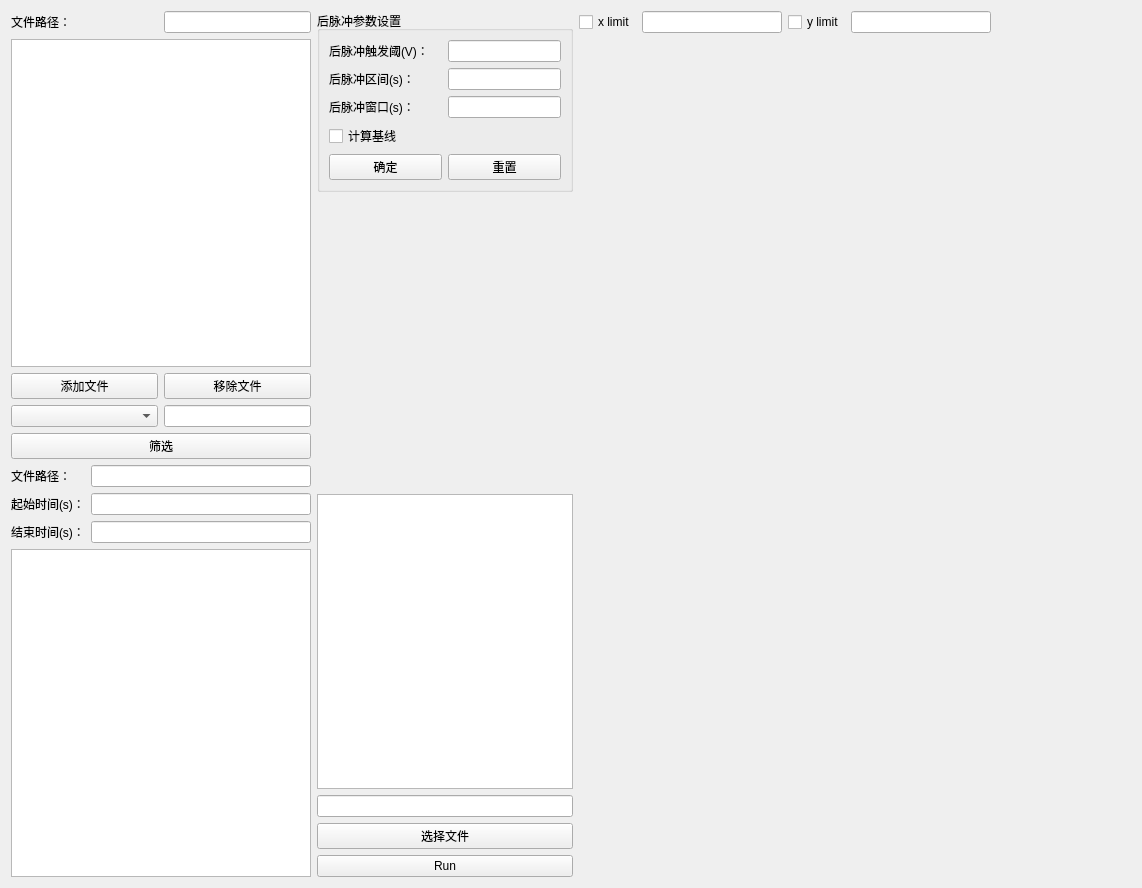
<?xml version="1.0" encoding="UTF-8"?>
<ui version="4.0">
 <class>Form</class>
 <widget class="QWidget" name="Form">
  <property name="geometry">
   <rect>
    <x>0</x>
    <y>0</y>
    <width>1142</width>
    <height>888</height>
   </rect>
  </property>
  <property name="windowTitle">
   <string>Form</string>
  </property>
  <layout class="QHBoxLayout" name="horizontalLayout_6">
   <item>
    <layout class="QVBoxLayout" name="verticalLayout_3">
     <item>
      <layout class="QHBoxLayout" name="horizontalLayout_5">
       <item>
        <widget class="QLabel" name="label">
         <property name="text">
          <string>文件路径：</string>
         </property>
        </widget>
       </item>
       <item>
        <widget class="QLineEdit" name="lineEdit_2">
         <property name="sizePolicy">
          <sizepolicy hsizetype="Minimum" vsizetype="Fixed">
           <horstretch>0</horstretch>
           <verstretch>0</verstretch>
          </sizepolicy>
         </property>
        </widget>
       </item>
      </layout>
     </item>
     <item>
      <layout class="QVBoxLayout" name="verticalLayout_2">
       <item>
        <widget class="QListView" name="listView">
         <property name="sizePolicy">
          <sizepolicy hsizetype="Minimum" vsizetype="Expanding">
           <horstretch>0</horstretch>
           <verstretch>0</verstretch>
          </sizepolicy>
         </property>
         <property name="editTriggers">
          <set>QAbstractItemView::NoEditTriggers</set>
         </property>
        </widget>
       </item>
       <item>
        <layout class="QHBoxLayout" name="horizontalLayout_2">
         <item>
          <widget class="QPushButton" name="pushButton_4">
           <property name="text">
            <string>添加文件</string>
           </property>
          </widget>
         </item>
         <item>
          <widget class="QPushButton" name="pushButton_3">
           <property name="text">
            <string>移除文件</string>
           </property>
          </widget>
         </item>
        </layout>
       </item>
       <item>
        <layout class="QHBoxLayout" name="horizontalLayout_3">
         <item>
          <widget class="QComboBox" name="comboBox"/>
         </item>
         <item>
          <widget class="QLineEdit" name="lineEdit">
           <property name="sizePolicy">
            <sizepolicy hsizetype="Minimum" vsizetype="Fixed">
             <horstretch>0</horstretch>
             <verstretch>0</verstretch>
            </sizepolicy>
           </property>
          </widget>
         </item>
        </layout>
       </item>
       <item>
        <widget class="QPushButton" name="pushButton_7">
         <property name="text">
          <string>筛选</string>
         </property>
        </widget>
       </item>
       <item>
        <layout class="QGridLayout" name="gridLayout">
         <item row="0" column="0">
          <widget class="QLabel" name="label_2">
           <property name="text">
            <string>文件路径：</string>
           </property>
          </widget>
         </item>
         <item row="0" column="1">
          <widget class="QLineEdit" name="lineEdit_3">
           <property name="sizePolicy">
            <sizepolicy hsizetype="Minimum" vsizetype="Fixed">
             <horstretch>0</horstretch>
             <verstretch>0</verstretch>
            </sizepolicy>
           </property>
           <property name="minimumSize">
            <size>
             <width>0</width>
             <height>0</height>
            </size>
           </property>
           <property name="readOnly">
            <bool>true</bool>
           </property>
          </widget>
         </item>
         <item row="1" column="0">
          <widget class="QLabel" name="label_4">
           <property name="text">
            <string>起始时间(s)：</string>
           </property>
          </widget>
         </item>
         <item row="1" column="1">
          <widget class="QLineEdit" name="lineEdit_4">
           <property name="sizePolicy">
            <sizepolicy hsizetype="Minimum" vsizetype="Fixed">
             <horstretch>0</horstretch>
             <verstretch>0</verstretch>
            </sizepolicy>
           </property>
           <property name="readOnly">
            <bool>true</bool>
           </property>
          </widget>
         </item>
         <item row="2" column="0">
          <widget class="QLabel" name="label_3">
           <property name="text">
            <string>结束时间(s)：</string>
           </property>
          </widget>
         </item>
         <item row="2" column="1">
          <widget class="QLineEdit" name="lineEdit_5">
           <property name="sizePolicy">
            <sizepolicy hsizetype="Minimum" vsizetype="Fixed">
             <horstretch>0</horstretch>
             <verstretch>0</verstretch>
            </sizepolicy>
           </property>
           <property name="minimumSize">
            <size>
             <width>220</width>
             <height>0</height>
            </size>
           </property>
           <property name="readOnly">
            <bool>true</bool>
           </property>
          </widget>
         </item>
        </layout>
       </item>
       <item>
        <widget class="QListView" name="listView_2">
         <property name="sizePolicy">
          <sizepolicy hsizetype="Minimum" vsizetype="Expanding">
           <horstretch>0</horstretch>
           <verstretch>0</verstretch>
          </sizepolicy>
         </property>
         <property name="editTriggers">
          <set>QAbstractItemView::NoEditTriggers</set>
         </property>
        </widget>
       </item>
      </layout>
     </item>
    </layout>
   </item>
   <item>
    <layout class="QVBoxLayout" name="verticalLayout">
     <item>
      <widget class="QGroupBox" name="groupBox">
       <property name="title">
        <string>后脉冲参数设置</string>
       </property>
       <layout class="QGridLayout" name="gridLayout_2">
        <item row="0" column="0">
         <widget class="QLabel" name="label_6">
          <property name="text">
           <string>后脉冲触发阈(V)：</string>
          </property>
         </widget>
        </item>
        <item row="0" column="1">
         <widget class="QLineEdit" name="lineEdit_7">
          <property name="sizePolicy">
           <sizepolicy hsizetype="Minimum" vsizetype="Fixed">
            <horstretch>0</horstretch>
            <verstretch>0</verstretch>
           </sizepolicy>
          </property>
         </widget>
        </item>
        <item row="1" column="0">
         <widget class="QLabel" name="label_5">
          <property name="text">
           <string>后脉冲区间(s)：</string>
          </property>
         </widget>
        </item>
        <item row="1" column="1">
         <widget class="QLineEdit" name="lineEdit_8">
          <property name="sizePolicy">
           <sizepolicy hsizetype="Minimum" vsizetype="Fixed">
            <horstretch>0</horstretch>
            <verstretch>0</verstretch>
           </sizepolicy>
          </property>
         </widget>
        </item>
        <item row="2" column="0">
         <widget class="QLabel" name="label_7">
          <property name="text">
           <string>后脉冲窗口(s)：</string>
          </property>
         </widget>
        </item>
        <item row="2" column="1">
         <widget class="QLineEdit" name="lineEdit_6">
          <property name="sizePolicy">
           <sizepolicy hsizetype="Minimum" vsizetype="Fixed">
            <horstretch>0</horstretch>
            <verstretch>0</verstretch>
           </sizepolicy>
          </property>
         </widget>
        </item>
        <item row="3" column="0">
         <widget class="QCheckBox" name="checkBox_3">
          <property name="text">
           <string>计算基线</string>
          </property>
         </widget>
        </item>
        <item row="4" column="0" colspan="2">
         <layout class="QHBoxLayout" name="horizontalLayout_4">
          <item>
           <widget class="QPushButton" name="pushButton">
            <property name="text">
             <string>确定</string>
            </property>
           </widget>
          </item>
          <item>
           <widget class="QPushButton" name="pushButton_2">
            <property name="text">
             <string>重置</string>
            </property>
           </widget>
          </item>
         </layout>
        </item>
       </layout>
      </widget>
     </item>
     <item>
      <spacer name="verticalSpacer">
       <property name="orientation">
        <enum>Qt::Vertical</enum>
       </property>
       <property name="sizeHint" stdset="0">
        <size>
         <width>20</width>
         <height>40</height>
        </size>
       </property>
      </spacer>
     </item>
     <item>
      <widget class="QTextEdit" name="textEdit">
       <property name="sizePolicy">
        <sizepolicy hsizetype="Minimum" vsizetype="Expanding">
         <horstretch>0</horstretch>
         <verstretch>0</verstretch>
        </sizepolicy>
       </property>
       <property name="readOnly">
        <bool>true</bool>
       </property>
      </widget>
     </item>
     <item>
      <widget class="QLineEdit" name="lineEdit_9">
       <property name="sizePolicy">
        <sizepolicy hsizetype="Minimum" vsizetype="Fixed">
         <horstretch>0</horstretch>
         <verstretch>0</verstretch>
        </sizepolicy>
       </property>
       <property name="minimumSize">
        <size>
         <width>0</width>
         <height>0</height>
        </size>
       </property>
      </widget>
     </item>
     <item>
      <widget class="QPushButton" name="pushButton_5">
       <property name="text">
        <string>选择文件</string>
       </property>
      </widget>
     </item>
     <item>
      <widget class="QPushButton" name="pushButton_6">
       <property name="text">
        <string>Run</string>
       </property>
      </widget>
     </item>
    </layout>
   </item>
   <item>
    <layout class="QGridLayout" name="gridLayout_3">
     <item row="0" column="0">
      <layout class="QHBoxLayout" name="horizontalLayout">
       <item>
        <widget class="QCheckBox" name="checkBox">
         <property name="text">
          <string>x limit</string>
         </property>
        </widget>
       </item>
       <item>
        <widget class="QLineEdit" name="lineEdit_10"/>
       </item>
       <item>
        <widget class="QCheckBox" name="checkBox_2">
         <property name="text">
          <string>y limit</string>
         </property>
        </widget>
       </item>
       <item>
        <widget class="QLineEdit" name="lineEdit_11"/>
       </item>
       <item>
        <spacer name="horizontalSpacer">
         <property name="orientation">
          <enum>Qt::Horizontal</enum>
         </property>
         <property name="sizeHint" stdset="0">
          <size>
           <width>40</width>
           <height>20</height>
          </size>
         </property>
        </spacer>
       </item>
      </layout>
     </item>
     <item row="1" column="0">
      <widget class="QWidget" name="widget" native="true"/>
     </item>
     <item row="2" column="0">
      <widget class="QWidget" name="widget_2" native="true"/>
     </item>
     <item row="3" column="0">
      <widget class="QWidget" name="widget_3" native="true">
       <property name="sizePolicy">
        <sizepolicy hsizetype="Minimum" vsizetype="Preferred">
         <horstretch>0</horstretch>
         <verstretch>0</verstretch>
        </sizepolicy>
       </property>
       <property name="minimumSize">
        <size>
         <width>200</width>
         <height>0</height>
        </size>
       </property>
      </widget>
     </item>
     <item row="4" column="0">
      <widget class="QWidget" name="widget_4" native="true"/>
     </item>
    </layout>
   </item>
  </layout>
 </widget>
 <resources/>
 <connections/>
</ui>
